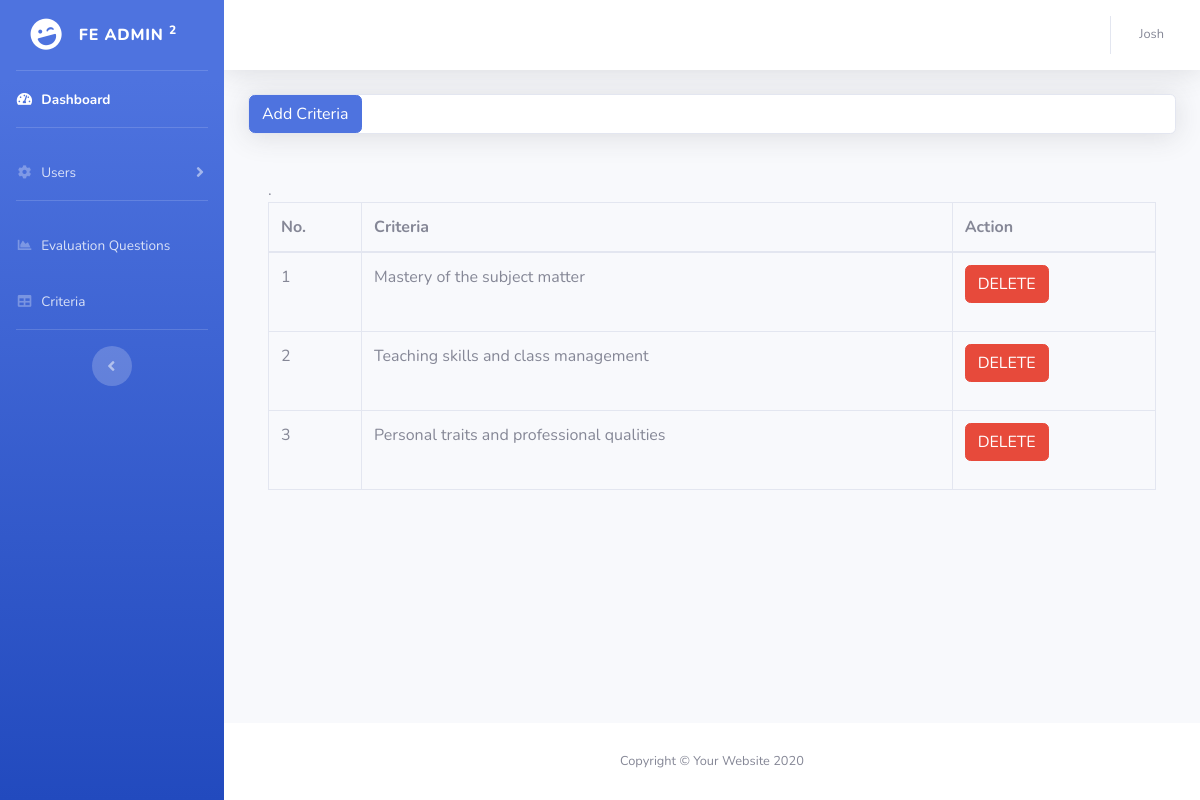
Screenshot of /admin/criteria.php (signed in) with the database file from the repository.
### tables this page shows
CREATE TABLE `criteria` (
  `id` int(11) NOT NULL,
  `criteria_id` int(11) NOT NULL,
  `criteria` varchar(255) NOT NULL,
  `date` datetime NOT NULL DEFAULT CURRENT_TIMESTAMP
);

### admin/criteria.php (the view, shortened to what this page needs)
<?php
include('includes/header.php');
include('includes/sidebar.php');
include('includes/topbar.php');
?>
 </div>
<div class="container-fluid">
 <div class="card shadow mb-4">
<h6 class="m-0 font-weight-bold text-primary"><button type="button" class="btn btn-primary" data-toggle="modal" data-target="#exampleModal">
  Add Criteria
</button>
</h6>
</div>
<div class="card-body">
  .
  <div class="table-responsive">
    <?php
        include('includes/conn.php');
        $qry = mysqli_query($conn, "SELECT * FROM criteria ");
    ?>
      <table class="table table-bordered" id="dataTable" width="100%" cellspacing="0">
        <thead>
          <tr>
            <th>No.</th>
            <th>Criteria</th>
            <th>Action</th>
          </tr>
        </thead>
        <tbody>
    <?php
        $i =1;
      if(mysqli_num_rows($qry) > 0){
        while($row= mysqli_fetch_assoc($qry))
        {
       ?>
          <tr>
            <td><?php echo $i;  $i++; ?></td>
            <td><?php echo $row['criteria']; ?></td>
            <td>
              <div class="form-group">
                <form action="save_criteria.php" method="POST";>
              <button type="submit" name="delete" class="btn btn-danger">DELETE</button>
              </form>
              </div>
            </td>
          </tr>
       <?php
        }
      }else{
        echo "Record Not Found";
      }
      ?>
        </tbody>
      </table>
    </div>
  </div>
</div>
<?php
include('includes/footer.php');
?>

### rows the page displays
criteria: criteria "Mastery of the subject matter"
criteria: criteria "Teaching skills and class management"
criteria: criteria "Personal traits and professional qualities"

### other values shown
$_SESSION['username'] "Josh"
